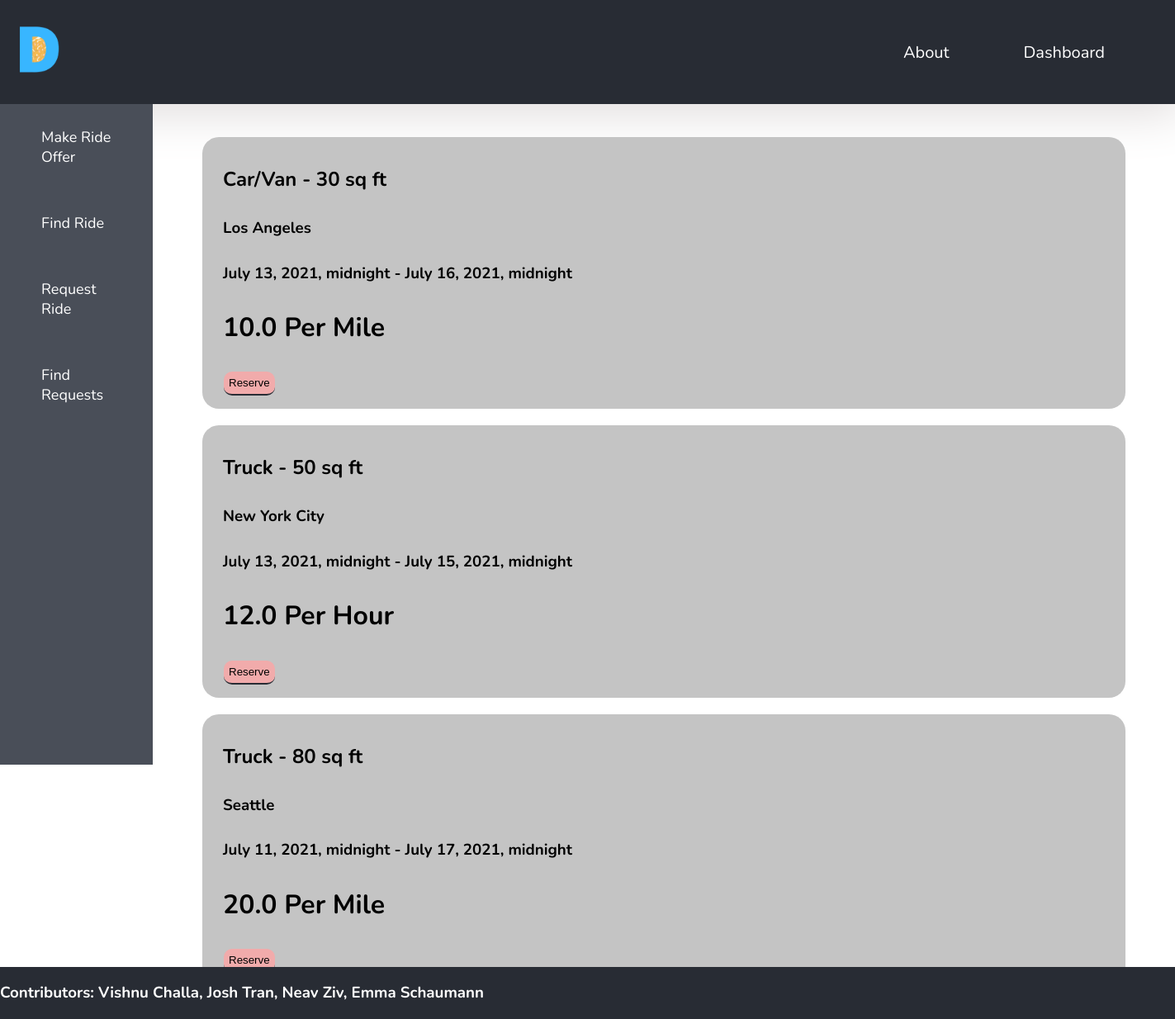
The page /dashboard/rent (signed in) on the database its author committed.
### dashboard/models.py (models this page shows)
class RideOffer(models.Model):
    driver = models.ForeignKey(User, on_delete=models.CASCADE)
    date_created = models.DateTimeField(auto_now_add=True)
    vehicle_type = models.CharField(max_length=10, choices=Vehicle.choices, default=Vehicle.CAR)
    location = models.CharField(max_length=20)
    begin_date = models.DateTimeField()
    end_date = models.DateTimeField()
    pricing_model = models.CharField(max_length=10, choices=PricingModel.choices, default=PricingModel.MILE)
    price = models.FloatField()
    max_load = models.CharField(max_length=10)
    size = models.CharField(max_length=10)
    description = models.TextField()
    reserved = models.BooleanField(default=False)

### dashboard/views.py (the view)
# urls.py: path('dashboard/rent', rent, name="rent"),
@login_required
def rent(request):
    offers = RideOffer.objects.all()
    offers = [offer for offer in offers if not offer.reserved]
    return render(request, "dashboard/rent.html", {"offers": offers})

### dashboard/templates/dashboard/rent.html
{% extends 'dashboard/dashboard.html' %}
{% block dash %}
    {% for offer in offers %}
        <a href="/dashboard/rent/{{ offer.pk }}">
            <div class="offers">
                <h2 class="field">{{ offer.vehicle_type }} - {{ offer.size }}</h2>
                <h3 class="field">{{ offer.location }}</h3>
                <h3 class="field">{{ offer.begin_date }} - {{ offer.end_date }}</h3>
                <h1 class="field">{{ offer.price }} {{ offer.pricing_model }}</h1>
                <input type="submit" value="Reserve">
            </div>
        </a>
    {% endfor %}
{% endblock %}

### static/style.css (style rules this page uses)
body { margin: 0px; }
* { font-family: 'Nunito'; }
a { text-decoration: none; color: black; }
.offers { padding: 10px 20px; width: 1078px; margin: 20px; border-radius: 20px; background-color: #C4C4C4; }
.field { padding: 5px; }
input { font-family:'Gill Sans', 'Gill Sans MT', Calibri, 'Trebuchet MS', sans-serif; border: 0px; border-bottom: 2px solid #282c34; padding: 6px; margin: 6px; border-radius: 10px; box-sizing: border-box; background-color: rgba(255, 164, 164, 0.76); }

### rows shown on the page
RideOffer: vehicle_type "Car/Van", size "30 sq ft", location "Los Angeles", begin_date "July 13, 2021, midnight", end_date "July 16, 2021, midnight", price "10.0", pricing_model "Per Mile"
RideOffer: vehicle_type "Truck", size "50 sq ft", location "New York City", begin_date "July 13, 2021, midnight", end_date "July 15, 2021, midnight", price "12.0", pricing_model "Per Hour"
RideOffer: vehicle_type "Truck", size "80 sq ft", location "Seattle", begin_date "July 11, 2021, midnight", end_date "July 17, 2021, midnight", price "20.0", pricing_model "Per Mile"
